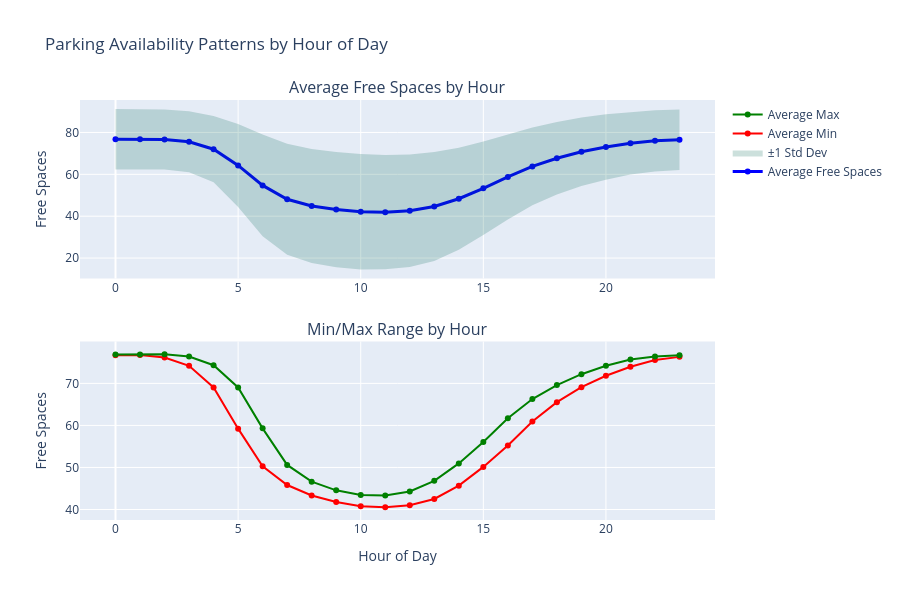

Notebook source saved alongside this figure:
### Markdown cell above
## 5. Availability Analysis by Hours

### Code cell
# Hourly availability analysis
hourly_stats = df.groupby('hour_of_day').agg({
    'avg_free_spaces': ['mean', 'std', 'min', 'max'],
    'min_free_spaces': 'mean',
    'max_free_spaces': 'mean'
}).round(2)

# Flatten column names
hourly_stats.columns = ['avg_mean', 'avg_std', 'avg_min', 'avg_max', 'min_avg', 'max_avg']
hourly_stats.reset_index(inplace=True)

print("Hourly Availability Statistics:")
print(hourly_stats)

# Create hourly availability plot
fig = make_subplots(rows=2, cols=1, 
                    subplot_titles=('Average Free Spaces by Hour', 'Min/Max Range by Hour'),
                    vertical_spacing=0.15)

# Average free spaces
fig.add_trace(go.Scatter(
    x=hourly_stats['hour_of_day'],
    y=hourly_stats['avg_mean'],
    mode='lines+markers',
    name='Average Free Spaces',
    line=dict(color='blue', width=3)
), row=1, col=1)

# Error bands for standard deviation
fig.add_trace(go.Scatter(
    x=hourly_stats['hour_of_day'],
    y=hourly_stats['avg_mean'] + hourly_stats['avg_std'],
    mode='lines',
    line=dict(width=0),
    showlegend=False,
    hoverinfo='skip'
), row=1, col=1)

fig.add_trace(go.Scatter(
    x=hourly_stats['hour_of_day'],
    y=hourly_stats['avg_mean'] - hourly_stats['avg_std'],
    mode='lines',
    line=dict(width=0),
    fill='tonexty',
    fillcolor='rgba(0,100,80,0.2)',
    name='±1 Std Dev',
    hoverinfo='skip'
), row=1, col=1)

# Min/Max range
fig.add_trace(go.Scatter(
    x=hourly_stats['hour_of_day'],
    y=hourly_stats['min_avg'],
    mode='lines+markers',
    name='Average Min',
    line=dict(color='red', width=2)
), row=2, col=1)

fig.add_trace(go.Scatter(
    x=hourly_stats['hour_of_day'],
    y=hourly_stats['max_avg'],
    mode='lines+markers',
    name='Average Max',
    line=dict(color='green', width=2)
), row=2, col=1)

fig.update_layout(
    title='Parking Availability Patterns by Hour of Day',
    height=600,
    showlegend=True
)

fig.update_xaxes(title_text="Hour of Day", row=2, col=1)
fig.update_yaxes(title_text="Free Spaces", row=1, col=1)
fig.update_yaxes(title_text="Free Spaces", row=2, col=1)

fig.show()

### Figure 1 — Plotly figure (JSON) as saved in the notebook; plotly's stock layout.template omitted (floating-point values rounded to 4 significant figures)
{"data": [{"line": {"color": "blue", "width": 3}, "mode": "lines+markers", "name": "Average Free Spaces", "type": "scatter", "x": [0.0, 1.0, 2.0, 3.0, 4.0, 5.0, 6.0, 7.0, 8.0, 9.0, 10.0, 11.0, 12.0, 13.0, 14.0, 15.0, 16.0, 17.0, 18.0, 19.0, 20.0, 21.0, 22.0, 23.0], "xaxis": "x", "y": [76.81, 76.82, 76.63, 75.57, 72.01, 64.25, 54.7, 48.1, 44.86, 43.16, 42.1, 41.92, 42.63, 44.61, 48.34, 53.32, 58.78, 63.77, 67.67, 70.75, 73.05, 74.85, 76.02, 76.55], "yaxis": "y"}, {"hoverinfo": "skip", "line": {"width": 0}, "mode": "lines", "showlegend": false, "type": "scatter", "x": [0.0, 1.0, 2.0, 3.0, 4.0, 5.0, 6.0, 7.0, 8.0, 9.0, 10.0, 11.0, 12.0, 13.0, 14.0, 15.0, 16.0, 17.0, 18.0, 19.0, 20.0, 21.0, 22.0, 23.0], "xaxis": "x", "y": [91.25, 91.17, 91.0, 90.13, 87.86, 84.08, 78.98, 74.62, 72.11, 70.67, 69.7, 69.23, 69.48, 70.66, 72.7, 75.66, 79.15, 82.36, 85.02, 87.13, 88.68, 89.83, 90.66, 91.0], "yaxis": "y"}, {"fill": "tonexty", "fillcolor": "rgba(0,100,80,0.2)", "hoverinfo": "skip", "line": {"width": 0}, "mode": "lines", "name": "±1 Std Dev", "type": "scatter", "x": [0.0, 1.0, 2.0, 3.0, 4.0, 5.0, 6.0, 7.0, 8.0, 9.0, 10.0, 11.0, 12.0, 13.0, 14.0, 15.0, 16.0, 17.0, 18.0, 19.0, 20.0, 21.0, 22.0, 23.0], "xaxis": "x", "y": [62.37, 62.47, 62.26, 61.01, 56.16, 44.42, 30.42, 21.58, 17.61, 15.65, 14.5, 14.61, 15.78, 18.56, 23.98, 30.98, 38.41, 45.18, 50.32, 54.37, 57.42, 59.87, 61.38, 62.1], "yaxis": "y"}, {"line": {"color": "red", "width": 2}, "mode": "lines+markers", "name": "Average Min", "type": "scatter", "x": [0.0, 1.0, 2.0, 3.0, 4.0, 5.0, 6.0, 7.0, 8.0, 9.0, 10.0, 11.0, 12.0, 13.0, 14.0, 15.0, 16.0, 17.0, 18.0, 19.0, 20.0, 21.0, 22.0, 23.0], "xaxis": "x2", "y": [76.68, 76.73, 76.14, 74.18, 69.02, 59.23, 50.3, 45.82, 43.35, 41.79, 40.79, 40.52, 41.02, 42.5, 45.68, 50.14, 55.25, 60.93, 65.53, 69.11, 71.82, 73.95, 75.54, 76.31], "yaxis": "y2"}, {"line": {"color": "green", "width": 2}, "mode": "lines+markers", "name": "Average Max", "type": "scatter", "x": [0.0, 1.0, 2.0, 3.0, 4.0, 5.0, 6.0, 7.0, 8.0, 9.0, 10.0, 11.0, 12.0, 13.0, 14.0, 15.0, 16.0, 17.0, 18.0, 19.0, 20.0, 21.0, 22.0, 23.0], "xaxis": "x2", "y": [76.88, 76.88, 76.95, 76.4, 74.32, 69.05, 59.3, 50.61, 46.62, 44.56, 43.48, 43.34, 44.28, 46.83, 50.96, 56.05, 61.71, 66.28, 69.59, 72.19, 74.2, 75.7, 76.41, 76.69], "yaxis": "y2"}], "layout": {"annotations": [{"font": {"size": 16}, "showarrow": false, "text": "Average Free Spaces by Hour", "x": 0.5, "xanchor": "center", "xref": "paper", "y": 1, "yanchor": "bottom", "yref": "paper"}, {"font": {"size": 16}, "showarrow": false, "text": "Min/Max Range by Hour", "x": 0.5, "xanchor": "center", "xref": "paper", "y": 0.425, "yanchor": "bottom", "yref": "paper"}], "height": 600, "showlegend": true, "title": {"text": "Parking Availability Patterns by Hour of Day"}, "xaxis": {"anchor": "y", "domain": [0, 1]}, "xaxis2": {"anchor": "y2", "domain": [0, 1], "title": {"text": "Hour of Day"}}, "yaxis": {"anchor": "x", "domain": [0.575, 1], "title": {"text": "Free Spaces"}}, "yaxis2": {"anchor": "x2", "domain": [0, 0.425], "title": {"text": "Free Spaces"}}}}
